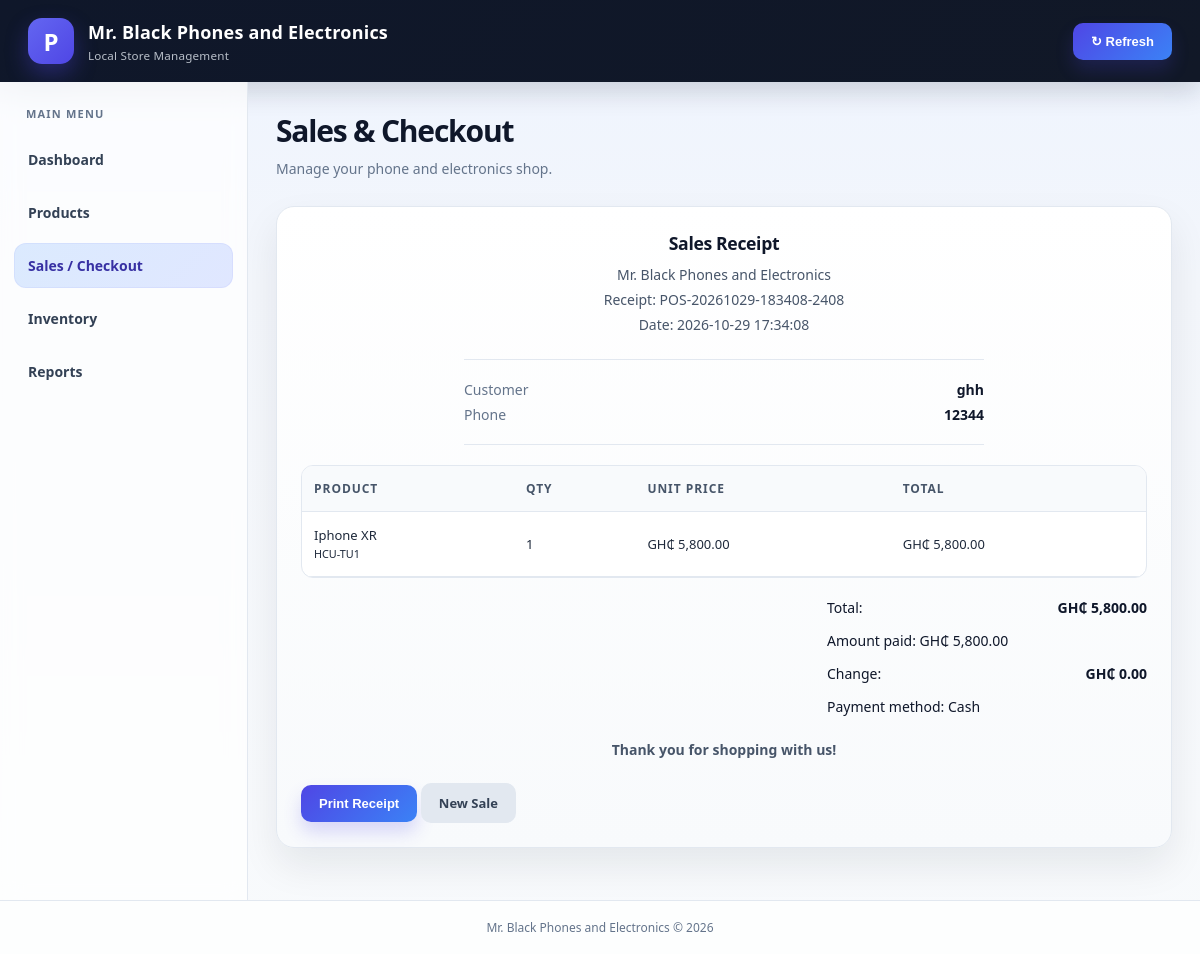
Screenshot of /sales.php?receipt=POS-20261029-183408-2408 with the database file from the repository.
### tables this page shows
CREATE TABLE sale_customer_details (
            sale_id INTEGER PRIMARY KEY,
            customer_name TEXT NOT NULL,
            customer_phone TEXT NOT NULL,
            balance_due NUMERIC NOT NULL DEFAULT 0,
            FOREIGN KEY (sale_id) REFERENCES sales(id)
        );

CREATE TABLE sales (
            id INTEGER PRIMARY KEY AUTOINCREMENT,
            receipt_no TEXT NOT NULL UNIQUE,
            subtotal NUMERIC NOT NULL DEFAULT 0,
            total NUMERIC NOT NULL DEFAULT 0,
            amount_paid NUMERIC NOT NULL DEFAULT 0,
            change_amount NUMERIC NOT NULL DEFAULT 0,
            payment_method TEXT NOT NULL DEFAULT 'Cash',
            sold_at TEXT NOT NULL DEFAULT CURRENT_TIMESTAMP
        );

CREATE TABLE sale_items (
            id INTEGER PRIMARY KEY AUTOINCREMENT,
            sale_id INTEGER NOT NULL,
            product_id INTEGER NOT NULL,
            product_name TEXT NOT NULL,
            sku TEXT NOT NULL,
            quantity INTEGER NOT NULL,
            unit_price NUMERIC NOT NULL,
            line_total NUMERIC NOT NULL,
            FOREIGN KEY (sale_id) REFERENCES sales(id),
            FOREIGN KEY (product_id) REFERENCES products(id)
        );

### sales.php (the view, shortened to what this page needs)
<?php
require_once 'config/database.php';
$pageTitle = 'Sales & Checkout';
$activePage = 'sales';
$receipt = null;
$receiptItems = [];
function sales_e($value): string
{
    return htmlspecialchars((string) $value, ENT_QUOTES, 'UTF-8');
}
function sales_money($amount): string
{
    return 'GH₵ ' . number_format((float) $amount, 2);
}
if (isset($_GET['receipt'])) {
    $stmt = $pdo->prepare(
        'SELECT sales.*,
                details.customer_name,
                details.customer_phone,
                details.balance_due
         FROM sales
         LEFT JOIN sale_customer_details AS details
            ON details.sale_id = sales.id
         WHERE sales.receipt_no = ?'
    );
    $stmt->execute([$_GET['receipt']]);
    $receipt = $stmt->fetch();
    if ($receipt) {
        $stmt = $pdo->prepare(
            'SELECT * FROM sale_items WHERE sale_id = ? ORDER BY id'
        );
        $stmt->execute([$receipt['id']]);
        $receiptItems = $stmt->fetchAll();
    } else {
        $error = 'Receipt not found.';
    }
}
require 'includes/header.php';
?>
<?php if ($receipt): ?>
    <section class="panel receipt">
        <div class="receipt-heading">
            <h2>Sales Receipt</h2>
            <p>Mr. Black Phones and Electronics</p>
            <p>Receipt: <?= sales_e($receipt['receipt_no']) ?></p>
            <p>Date: <?= sales_e($receipt['sold_at']) ?></p>
        </div>
        <div class="receipt-customer">
            <p>
                <span>Customer</span>
                <strong><?= sales_e($receipt['customer_name'] ?? '') ?></strong>
            </p>
            <p>
                <span>Phone</span>
                <strong><?= sales_e($receipt['customer_phone'] ?? '') ?></strong>
            </p>
        </div>
        <div class="table-wrapper">
            <table>
                <thead>
                    <tr>
                        <th>Product</th>
                        <th>Qty</th>
                        <th>Unit Price</th>
                        <th>Total</th>
                    </tr>
                </thead>
                <tbody>
                    <?php foreach ($receiptItems as $item): ?>
                        <tr>
                            <td>
                                <?= sales_e($item['product_name']) ?>
                                <br>
                                <small><?= sales_e($item['sku']) ?></small>
                            </td>
                            <td><?= (int) $item['quantity'] ?></td>
                            <td><?= sales_money($item['unit_price']) ?></td>
                            <td><?= sales_money($item['line_total']) ?></td>
                        </tr>
                    <?php endforeach; ?>
                </tbody>
            </table>
        </div>
        <div class="receipt-totals">
            <p>
                Total:
                <strong><?= sales_money($receipt['total']) ?></strong>
            </p>
            <p>
                Amount paid: <?= sales_money($receipt['amount_paid']) ?>
            </p>
            <?php if ((float) ($receipt['balance_due'] ?? 0) > 0): ?>
                <p class="receipt-balance">
                    Balance due:
                    <strong><?= sales_money($receipt['balance_due']) ?></strong>
                </p>
            <?php else: ?>
                <p>
                    Change:
                    <strong><?= sales_money($receipt['change_amount']) ?></strong>
                </p>
            <?php endif; ?>
            <p>
                Payment method: <?= sales_e($receipt['payment_method']) ?>
            </p>
        </div>
        <p class="receipt-thanks">Thank you for shopping with us!</p>
        <button class="btn btn-primary no-print"
                onclick="window.print()">Print Receipt</button>
        <a class="btn btn-secondary no-print" href="sales.php">New Sale</a>
    </section>
<?php endif; ?>
<?php require 'includes/footer.php'; ?>

### includes/header.php (shortened to what this page needs)
<?php
if (!function_exists('e')) {
    function e($value): string
    {
        return htmlspecialchars(
            (string) $value,
            ENT_QUOTES,
            'UTF-8'
        );
    }
}
$pageTitle = $pageTitle ?? 'Mr. Black Phones and Electronics';
$activePage = $activePage ?? '';
?>
<!DOCTYPE html>
<html lang="en">
<head>
    <link rel="stylesheet" href="assets/css/style.css">
</head>
<body>
<header class="topbar">
    <div class="brand">
        <div class="brand-icon">P</div>
        <div>
            <strong>Mr. Black Phones and Electronics</strong>
            <small>Local Store Management</small>
        </div>
    </div>
    <button
        type="button"
        class="btn btn-primary"
        onclick="window.location.reload();"
        title="Refresh this page"
    >
        ↻ Refresh
    </button>
</header>
<div class="layout">
    <aside class="sidebar">
        <p class="menu-heading">MAIN MENU</p>
        <a class="<?= $activePage === 'dashboard' ? 'active' : '' ?>"
           href="dashboard.php">Dashboard</a>
        <a class="<?= $activePage === 'products' ? 'active' : '' ?>"
           href="products.php">Products</a>
        <a class="<?= $activePage === 'sales' ? 'active' : '' ?>"
           href="sales.php">Sales / Checkout</a>
        <a class="<?= $activePage === 'inventory' ? 'active' : '' ?>"
           href="inventory.php">Inventory</a>
        <a class="<?= $activePage === 'reports' ? 'active' : '' ?>"
           href="reports.php">Reports</a>
    </aside>
    <main class="main-content">
        <div class="page-heading">
            <div>
                <h1><?= e($pageTitle) ?></h1>
                <p>Manage your phone and electronics shop.</p>
            </div>
        </div>

### includes/footer.php
    </main>
</div>
<footer class="footer">
    Mr. Black Phones and Electronics &copy; <?= date('Y') ?>
</footer>
</body>
</html>

### rows the page displays
sale_customer_details: sale_id.receipt_no "POS-20261029-183408-2408", sale_id.sold_at "2026-10-29 17:34:08", customer_name "ghh", customer_phone "12344", sale_id.total "GH₵ 5,800.00", sale_id.amount_paid "GH₵ 5,800.00", sale_id.change_amount "GH₵ 0.00", sale_id.payment_method "Cash"
sale_items: product_name "Iphone XR", sku "HCU-TU1", quantity "1", unit_price "GH₵ 5,800.00", line_total "GH₵ 5,800.00"

### other values shown
$pageTitle "Sales & Checkout"
